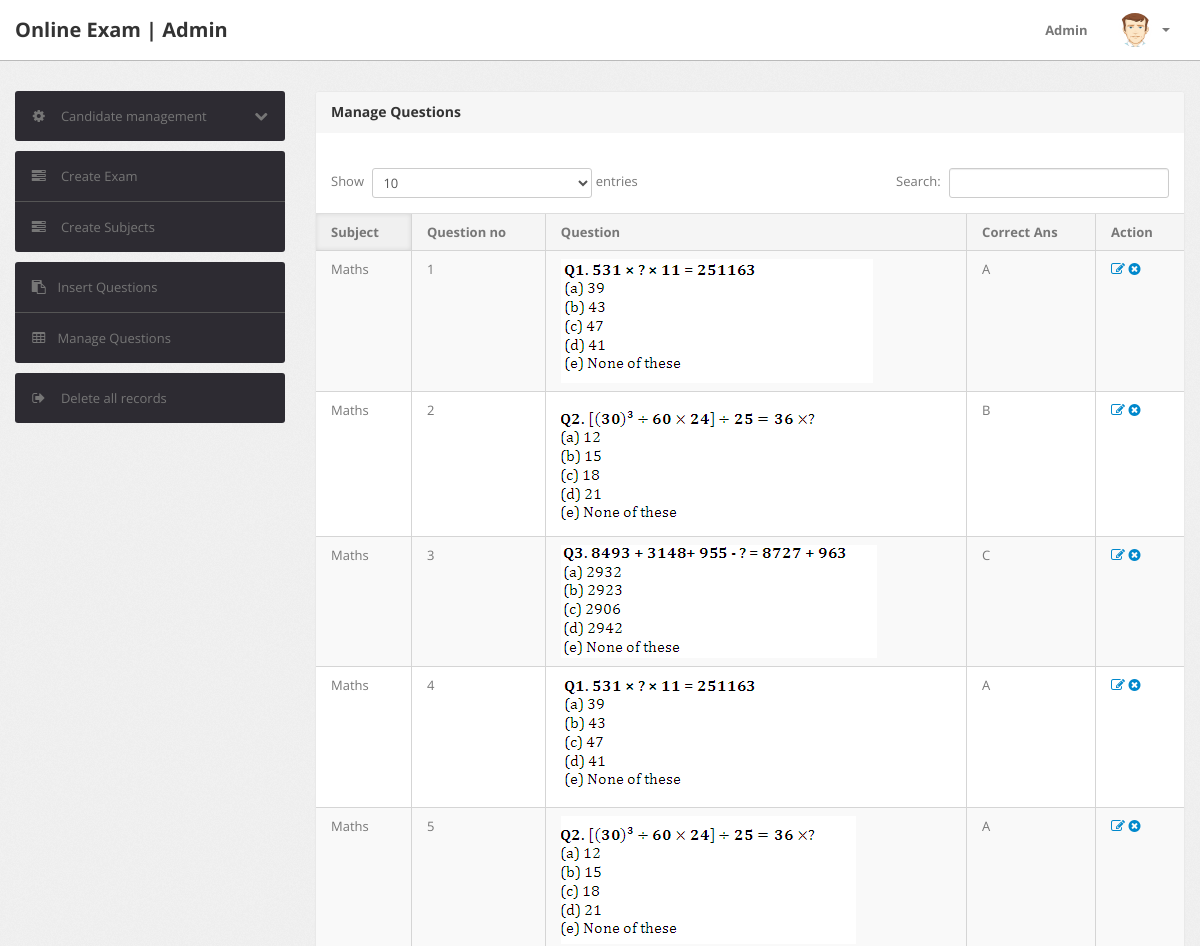
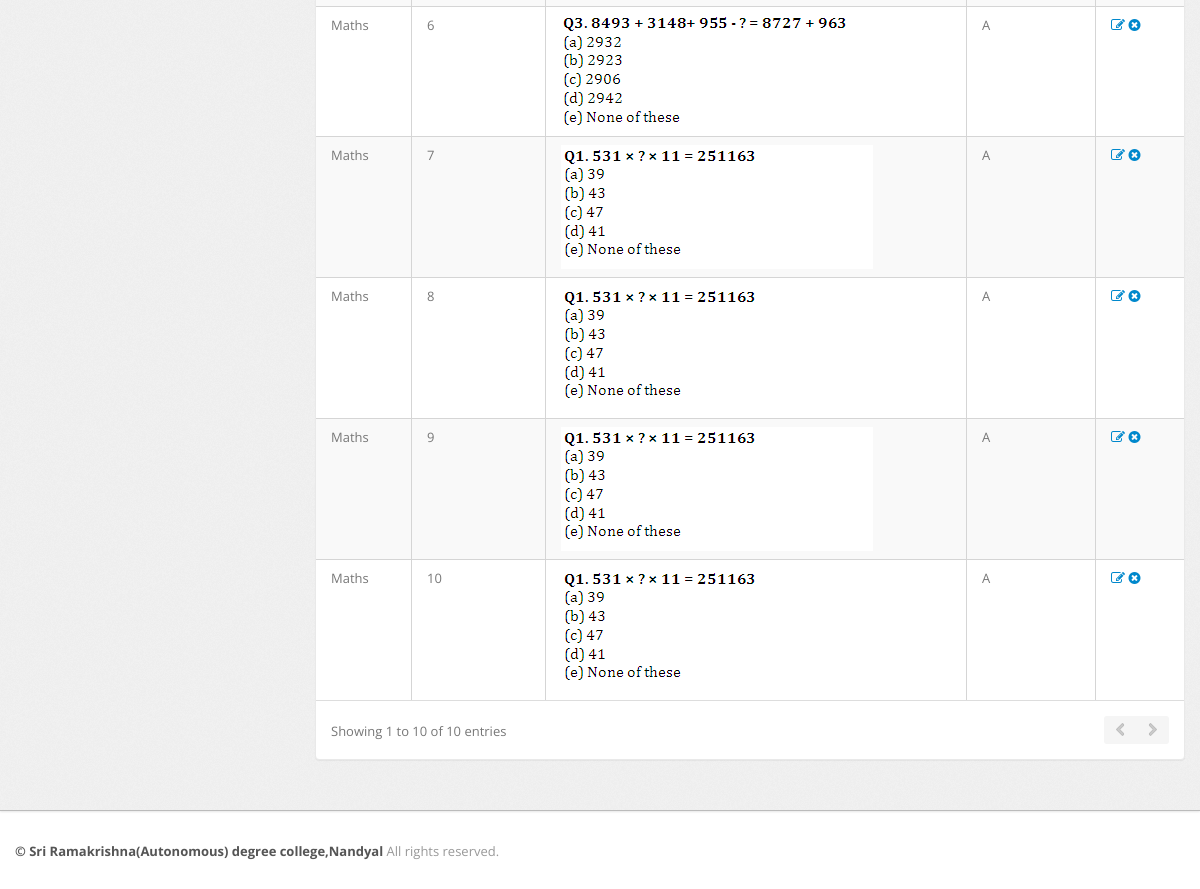
/admin/manage-products.php (signed in), run on the app's committed database (2 pictures, top to bottom).
### tables this page shows
CREATE TABLE IF NOT EXISTS `exam_ques_set` (
  `id` int(10) NOT NULL,
  `Sub_code` int(5) DEFAULT NULL,
  `Ques_no` int(10) DEFAULT NULL,
  `Question` text,
  `Ques_crct_option` varchar(5) DEFAULT NULL,
  `Ques_mark` float(5,2) DEFAULT NULL,
  `Ques_neg_mark` float(5,2) DEFAULT NULL,
  PRIMARY KEY (`id`)
);

CREATE TABLE IF NOT EXISTS `exam_subjects` (
  `Sub_code` int(5) NOT NULL,
  `Sub_name` varchar(200) DEFAULT NULL,
  PRIMARY KEY (`Sub_code`)
);

### admin/manage-products.php (the view, shortened to what this page needs)
<?php
include('include/config.php');
if(strlen($_SESSION['alogin'])==0)
	{
header('location:index.php');
}
else{
?>
<!DOCTYPE html>
<html lang="en">
<head>
	<link type="text/css" href="bootstrap/css/bootstrap.min.css" rel="stylesheet">
	<link type="text/css" href="bootstrap/css/bootstrap-responsive.min.css" rel="stylesheet">
	<link type="text/css" href="css/theme.css" rel="stylesheet">
	<link type="text/css" href="images/icons/css/font-awesome.css" rel="stylesheet">
</head>
<body>
<?php include('include/header.php');?>
	<div class="wrapper">
		<div class="container">
			<div class="row">
<?php include('include/sidebar.php');?>
			<div class="span9">
					<div class="content">
	<div class="module">
							<div class="module-head">
								<h3>Manage Questions</h3>
							</div>
							<div class="module-body table">
									<br />
								<table cellpadding="0" cellspacing="0" border="0" class="datatable-1 table table-bordered table-striped	 display" width="100%">
									<thead>
										<tr>
										    <th>Subject</th>
											<th>Question no</th>
											<th>Question </th>
											<th>Correct Ans </th>
											<th>Action</th>
										</tr>
									</thead>
									<tbody>
<?php
 $query=mysqli_query($con,"select * from exam_ques_set eqs inner join exam_subjects exs on exs.Sub_code=eqs.Sub_code order by eqs.Ques_no ");
$cnt=1;
while($row=mysqli_fetch_array($query))
{
?>
										<tr>
											<td><?php echo htmlentities($row['Sub_name']);?></td>
											<td><?php echo htmlentities($row['Ques_no']);?></td>
											<td> <img src="questions/<?php echo $row['Question'];?>" ></td>
										<td> <?php echo $row['Ques_crct_option'];?></td>
											<td>
											<a href="edit-products.php?id=<?php echo $row['Ques_no']?>" ><i class="icon-edit"></i></a>
											<a href="manage-products.php?id=<?php echo $row['Ques_no']?>&del=delete" onClick="return confirm('Are you sure you want to delete?')"><i class="icon-remove-sign"></i></a></td>
										</tr>
										<?php $cnt=$cnt+1; } ?>
								</table>
							</div>
						</div>
					</div>
				</div>
			</div>
		</div>
	</div>
<?php include('include/footer.php');?>
</body>
<?php } ?>

### admin/include/header.php (shortened to what this page needs)
<div class="navbar navbar-fixed-top">
		<div class="navbar-inner">
			<div class="container">
			  	<a class="brand" href="#">
			  		Online Exam | Admin
			  	</a>
				<div class="nav-collapse collapse navbar-inverse-collapse">
					<ul class="nav pull-right">
						<li><a href="#">
							Admin
						</a></li>
						<li class="nav-user dropdown">
							<a href="#" class="dropdown-toggle" data-toggle="dropdown">
								<img src="images/user.png" class="nav-avatar" />
								<b class="caret"></b>
							</a>
						</li>
					</ul>
				</div>
			</div>
		</div>
	</div>

### admin/include/sidebar.php (shortened to what this page needs)
<div class="span3">
					<div class="sidebar">
<ul class="widget widget-menu unstyled">
							<li>
								<a class="collapsed" data-toggle="collapse" href="#togglePages">
									<i class="menu-icon icon-cog"></i>
									<i class="icon-chevron-down pull-right"></i><i class="icon-chevron-up pull-right"></i>
									Candidate management
								</a>
							</li>
						</ul>
<ul class="widget widget-menu unstyled">
                                <li><a href="exam.php"><i class="menu-icon icon-tasks"></i> Create Exam </a></li>
                               <li><a href="category.php"><i class="menu-icon icon-tasks"></i> Create Subjects </a></li>
                            </ul>
						<ul class="widget widget-menu unstyled">
                                <li><a href="insert-product.php"><i class="menu-icon icon-paste"></i>Insert Questions </a></li>
                                <li><a href="manage-products.php"><i class="menu-icon icon-table"></i>Manage Questions </a></li>
                            </ul>
						<ul class="widget widget-menu unstyled">
							<li>
								<a href="empty.php">
									<i class="menu-icon icon-signout"></i>
									Delete all records
								</a>
							</li>
						</ul>
					</div>
				</div>

### admin/include/footer.php
<div class="footer">
	<div class="container">
		<b class="copyright">&copy; Sri Ramakrishna(Autonomous) degree college,Nandyal </b> All rights reserved.
	</div>
</div>

### data on the page
exam_ques_set: exam_subjects.Sub_name "Maths", Ques_no "1", Question (picture), Ques_crct_option "A"
exam_ques_set: exam_subjects.Sub_name "Maths", Ques_no "2", Question (picture), Ques_crct_option "B"
exam_ques_set: exam_subjects.Sub_name "Maths", Ques_no "3", Question (picture), Ques_crct_option "C"
exam_ques_set: exam_subjects.Sub_name "Maths", Ques_no "4", Question (picture), Ques_crct_option "A"
exam_ques_set: exam_subjects.Sub_name "Maths", Ques_no "5", Question (picture), Ques_crct_option "A"
exam_ques_set: exam_subjects.Sub_name "Maths", Ques_no "6", Question (picture), Ques_crct_option "A"
exam_ques_set: exam_subjects.Sub_name "Maths", Ques_no "7", Question (picture), Ques_crct_option "A"
exam_ques_set: exam_subjects.Sub_name "Maths", Ques_no "8", Question (picture), Ques_crct_option "A"
exam_ques_set: exam_subjects.Sub_name "Maths", Ques_no "9", Question (picture), Ques_crct_option "A"
exam_ques_set: exam_subjects.Sub_name "Maths", Ques_no "10", Question (picture), Ques_crct_option "A"
